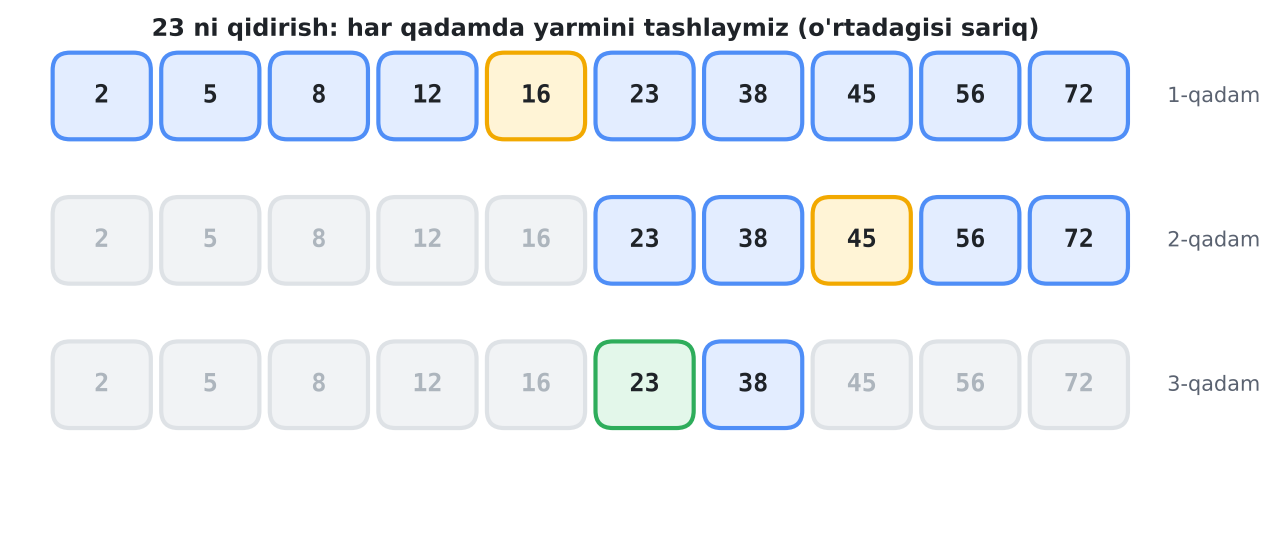
#> input picture cpp-yosh-dasturchilar/book/img/a_binsearch.png, 1278 x 550 px
$ python sheet.py img/a_binsearch.png img/a_euclid.png
#> lines starting #> are read from the running program, lines starting #| are printed output that depends on the picture
import sys,glob
from PIL import Image
files=sorted(glob.glob(sys.argv[1])); out=sys.argv[2]
ims=[Image.open(f).convert("RGB") for f in files]
#> ims = 1 item
W=1400; tiles=[]
for im in ims:
    r=W/2/im.width; tiles.append(im.resize((int(im.width*r),int(im.height*r))))
#> this loop made 1 pass
#> r on pass 1: 0.548
#> after the loop, tiles = 1 item
rows=[tiles[i:i+2] for i in range(0,len(tiles),2)]
#> rows = 1 item
H=sum(max(t.height for t in r)+10 for r in rows)
#> H = 311
sheet=Image.new("RGB",(W,H),"white"); y=0
#> after `sheet = Image.new('RGB', (W, H), 'white')`: sheet: PIL image 1400x311 RGB; every value is 255
for r in rows:
    x=0
    for t in r: sheet.paste(t,(x,y)); x+=W//2
    y+=max(t.height for t in r)+10
#> this loop made 1 pass
#> y on pass 1: 311
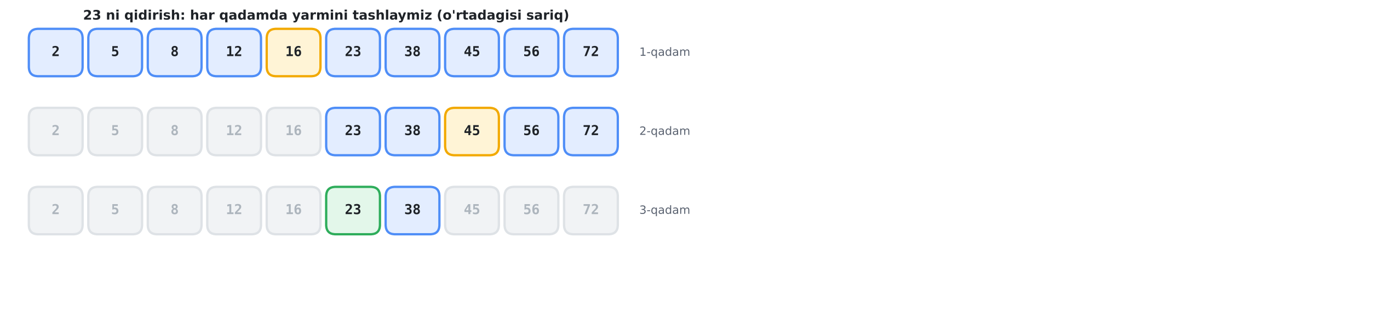
#> sheet: PIL image 1400x311 RGB; mean R, G, B 246.9, 248.7, 250.9
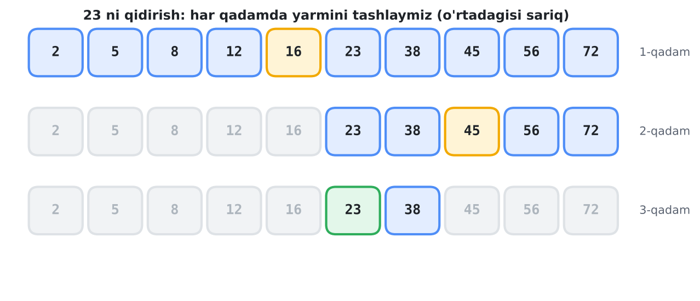
#> t: PIL image 700x301 RGB; mean R, G, B 238.3, 242.1, 246.6
#> after the loop, y = 311
sheet.save(out); print(len(files))
#| 1

$ run again, on cpp-yosh-dasturchilar/book/img/a_khwarizmi.png
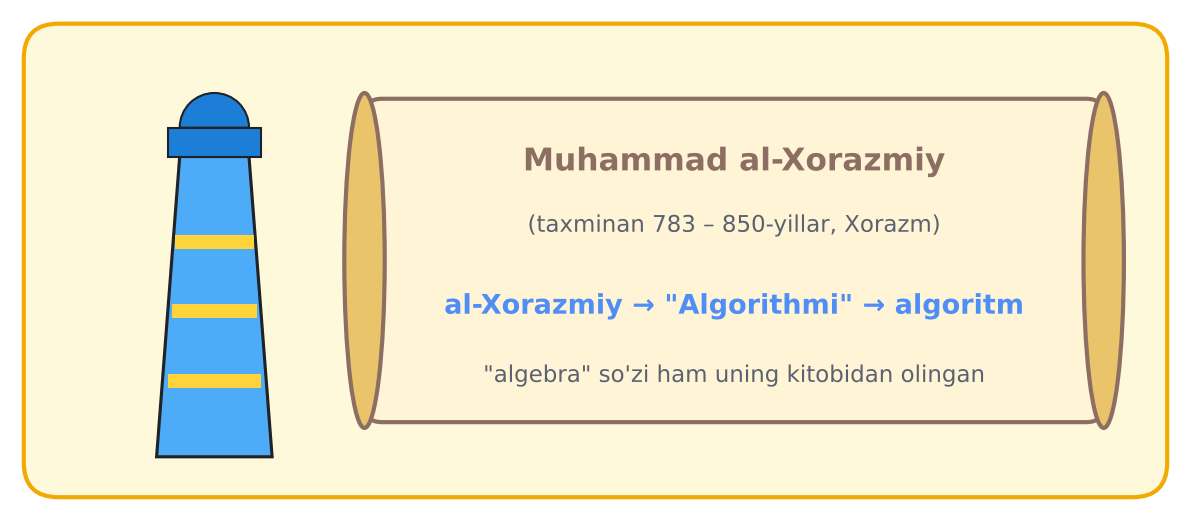
#> input picture cpp-yosh-dasturchilar/book/img/a_khwarizmi.png, 1191 x 521 px
#> ims = 1 item
#> the loop `for im in ims:` made 1 pass
#> r on pass 1: 0.588
#> H = 316
#> the loop `for r in rows:` made 1 pass
#> y on pass 1: 316
#> after the loop `for r in rows:`:
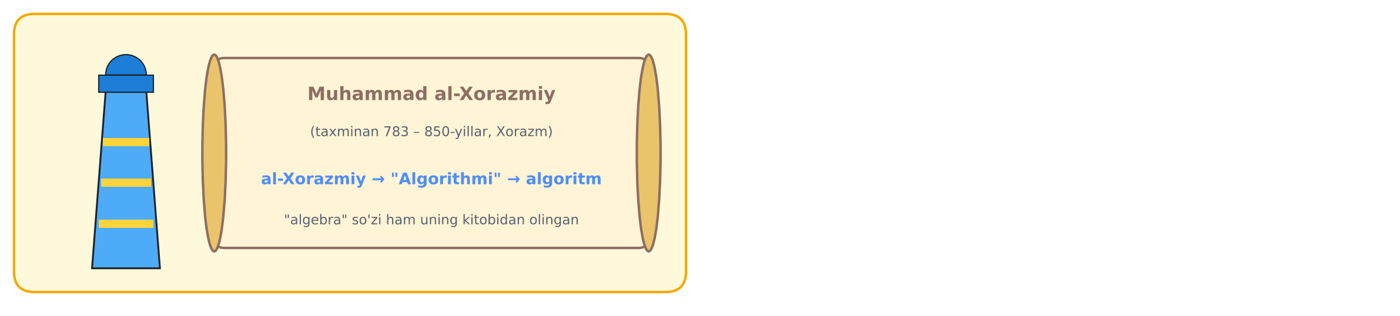
#> sheet: PIL image 1400x316 RGB; mean R, G, B 247.5, 245, 232.8
#> after the loop `for r in rows:`:
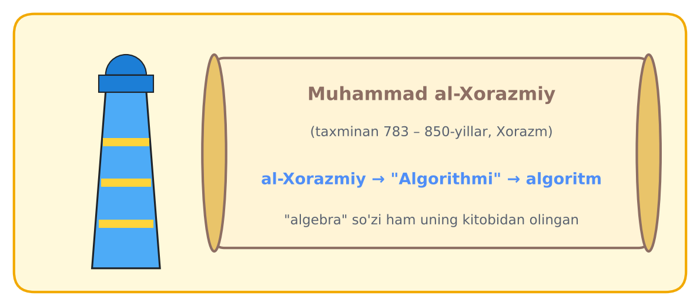
#> t: PIL image 700x306 RGB; mean R, G, B 239.5, 234.4, 209.1
#| 1

$ run again, on cpp-yosh-dasturchilar/book/img/a_linsearch.png
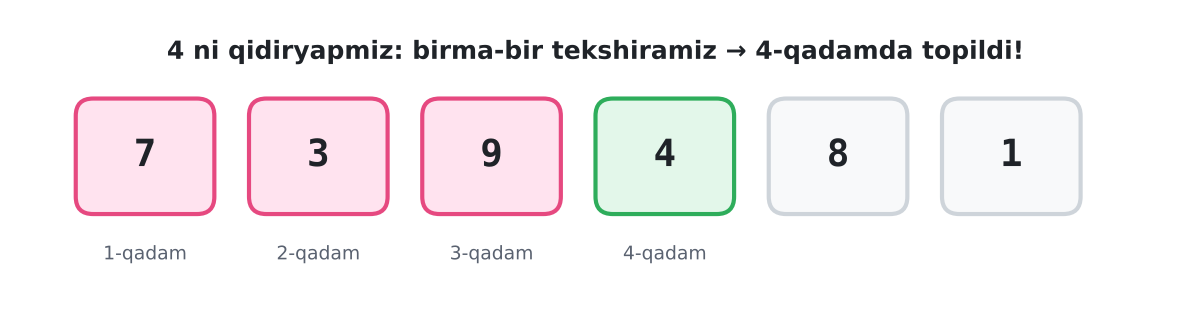
#> input picture cpp-yosh-dasturchilar/book/img/a_linsearch.png, 1191 x 336 px
#> ims = 1 item
#> the loop `for im in ims:` made 1 pass
#> r on pass 1: 0.588
#> H = 207
#> the loop `for r in rows:` made 1 pass
#> y on pass 1: 207
#> after the loop `for r in rows:`:
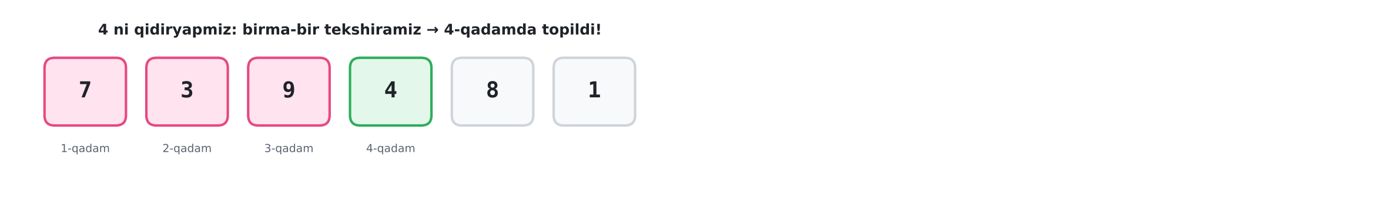
#> sheet: PIL image 1400x207 RGB; mean R, G, B 250.9, 249.1, 249.8
#> after the loop `for r in rows:`:
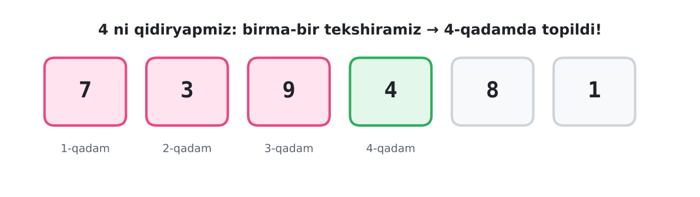
#> t: PIL image 700x197 RGB; mean R, G, B 246.4, 242.6, 244.1
#| 1

$ run again, on cpp-yosh-dasturchilar/book/img/a_shapes.png
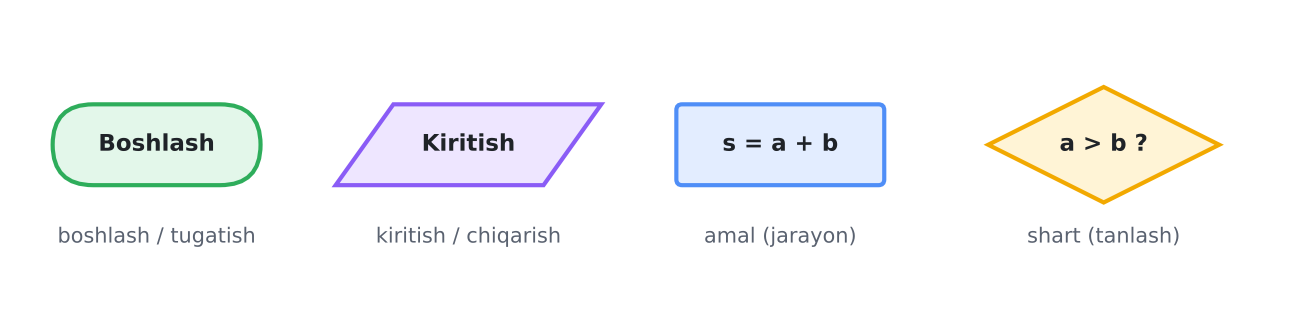
#> input picture cpp-yosh-dasturchilar/book/img/a_shapes.png, 1306 x 336 px
#> ims = 1 item
#> the loop `for im in ims:` made 1 pass
#> r on pass 1: 0.536
#> H = 190
#> the loop `for r in rows:` made 1 pass
#> y on pass 1: 190
#> after the loop `for r in rows:`:
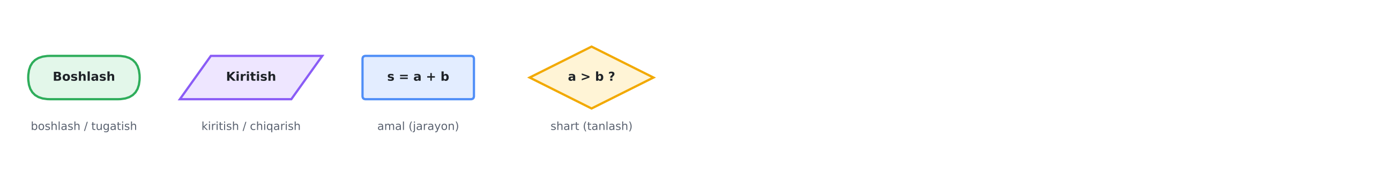
#> sheet: PIL image 1400x190 RGB; mean R, G, B 251.4, 251.8, 252.1
#> after the loop `for r in rows:`:
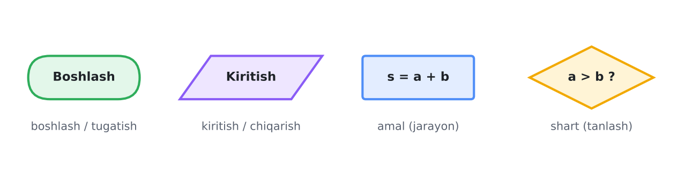
#> t: PIL image 700x180 RGB; mean R, G, B 247.4, 248.2, 248.8
#| 1
